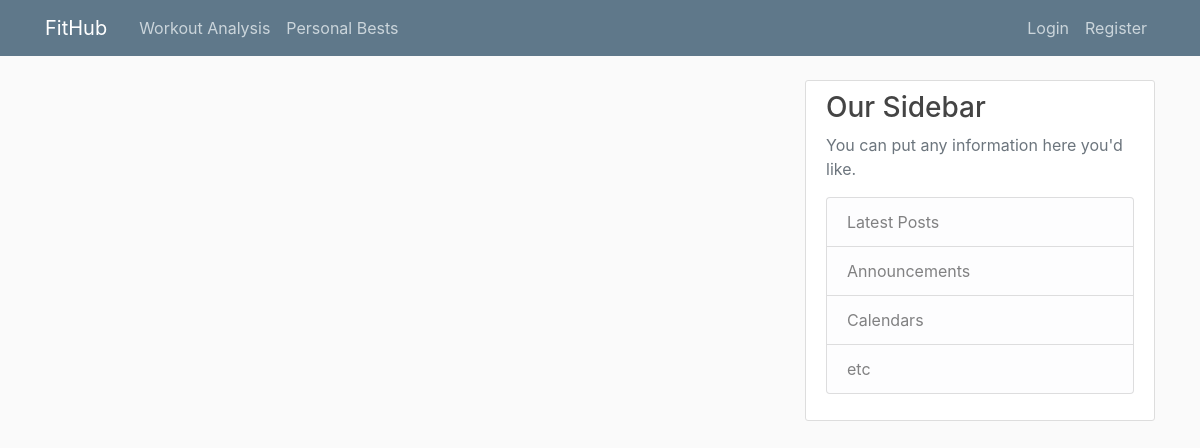
Before: / with the older database file.
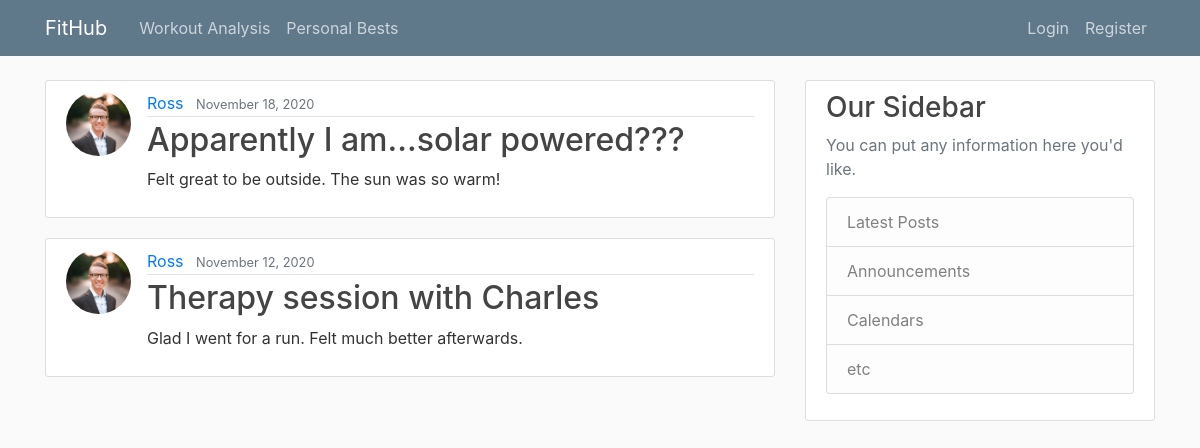
After: the same page with the newer database file.
### blog/models.py (models this page shows, shortened)
class Workout(models.Model):
    date = models.DateTimeField(default=timezone.now)
    start_time = models.DateTimeField(default=timezone.now)
    end_time = models.DateTimeField(default=timezone.now)
    title = models.CharField(max_length=75)
    description = models.TextField()
    class SportChoices(models.TextChoices):
        CYCLING = 'Cycling', _('Cycling')
        HIKING = 'Hiking', _('Hiking')
        LIFTING = 'Lifting Weights', _('Lifting Weights')
        RUNNING = 'Running', _('Running')
        SWIMMING = 'Swimming', _('Swimming')
        WALKING = 'Walking', _('Walking')
        YOGA = 'Yoga', _('Yoga')
    sport = models.CharField(
        max_length=15,
        choices=SportChoices.choices,
        default=SportChoices.RUNNING,
        blank=False
    )
    class TypeChoices(models.TextChoices):
        DISTANCE = 'Distance', _('Distance')
        INTERVAL = 'Interval', _('Interval')
        NONE = 'None', _('None')
        RACE = 'Race', _('Race')
        STRESS = 'Stress Relief', _('Stress Relief')
        TYPE_WORKOUT = 'Workout', _('Workout')
    type = models.CharField(
        max_length=15,
        choices=TypeChoices.choices,
        default=TypeChoices.NONE,
        blank=False
    )
    distance = models.DecimalField(max_digits=5, decimal_places=2)
    class MetChoices(models.TextChoices):
        EASY = 'Easy', _('Easy')
        MODERATE = 'Medium', _('Moderate')
        HARD = 'Hard', _('Hard')
    workout_intensity = models.CharField(
        max_length=10,
        choices=MetChoices.choices,
        default=MetChoices.MODERATE,
        blank=False
    )
    athlete = models.ForeignKey(User, on_delete=models.CASCADE)

### users/models.py (models this page shows, shortened)
class Profile(models.Model):
	user = models.OneToOneField(User, on_delete = models.CASCADE)
	image = models.ImageField(default='default.jpg', upload_to='profile_pics')

### blog/views.py (the view)
# urls.py: path("",PostListView.as_view(), name="blog-overview"), ## .as_view converts in actual view
class PostListView(ListView):
    model = Workout  # What model to query to create list
    template_name = 'blog/overview.html'  # <app>/<model>_<viewtype>.html -> thats where it looks for by default
    context_object_name = 'workouts'  # normally it would look after "object list" by default to loop over so we have to rename it
    ordering = ['-date']  # - goes from newest to oldest; without it goes from oldest to newest
    paginate_by = 5

### blog/templates/blog/overview.html (shortened to what this page needs)
{% extends "blog/base.html" %}
	{% block content %}
	    {% for workout in workouts %}
	    	<article class="media content-section">
	    		<img class="rounded-circle article-img" src="{{workout.athlete.profile.image.url}}">
			  <div class="media-body">
			    <div class="article-metadata">
			      <a class="mr-2" href="{% url 'user-posts' workout.athlete.username %}">{{ workout.athlete }}</a>
			      <small class="text-muted">{{ workout.date | date:"F d, Y" }}</small>
			    </div>
			    <h2><a class="article-title" href="{% url 'workout-detail' workout.id%}">{{ workout.title }}</a></h2>
			    <p class="article-content">{{ workout.description }}</p>
			  </div>
			</article>
	    {% endfor %}
{% endblock content %}

### blog/templates/blog/base.html (shortened to what this page needs)
{%load static%}
<!DOCTYPE html>
<html>
<head>
    <link rel="stylesheet" href="https://maxcdn.bootstrapcdn.com/bootstrap/4.0.0/css/bootstrap.min.css">
    <link rel="stylesheet" type="text/css" href="{% static 'blog/main.css' %}">
</head>
<body>
	<header class="site-header">
	  <nav class="navbar navbar-expand-md navbar-dark bg-steel fixed-top">
	    <div class="container">
	      <a class="navbar-brand mr-4" href="{% url 'blog-overview' %}">FitHub</a>
	      <div class="collapse navbar-collapse" id="navbarToggle">
	        <div class="navbar-nav mr-auto">
	          <a class="nav-item nav-link" href="{% url 'blog-analysis' %}">Workout Analysis</a>
	          <a class="nav-item nav-link" href="{% url 'blog-bests' %}">Personal Bests</a>
	        </div>
	        <div class="navbar-nav">
	        	{% if user.is_authenticated %}
	        		<a class="nav-item nav-link" href="{%url 'post-create'%}">Add Workout</a>
	        		<a class="nav-item nav-link" href="{%url 'profile'%}">Profile</a>
	        		<a class="nav-item nav-link" href="{%url 'logout'%}">Logout</a>
	        	{%else%}
		        	<a class="nav-item nav-link" href="{%url 'login'%}">Login</a>
		       		<a class="nav-item nav-link" href="{%url 'register'%}">Register</a>
	          {%endif%}
	        </div>
	      </div>
	    </div>
	  </nav>
	</header>
	<main role="main" class="container">
	  <div class="row">
	    <div class="col-md-8">
	      {% block content %}{% endblock %}
	    </div>
	    <div class="col-md-4">
	      <div class="content-section">
	        <h3>Our Sidebar</h3>
	        <p class='text-muted'>You can put any information here you'd like.
	          <ul class="list-group">
	            <li class="list-group-item list-group-item-light">Latest Posts</li>
	            <li class="list-group-item list-group-item-light">Announcements</li>
	            <li class="list-group-item list-group-item-light">Calendars</li>
	            <li class="list-group-item list-group-item-light">etc</li>
	          </ul>
	        </p>
	      </div>
	    </div>
	  </div>
	</main>
</body>
</html>

### blog/static/blog/main.css (style rules this page uses)
body { background: #fafafa; color: #333333; margin-top: 5rem; }
h1, h2, h3, h4, h5, h6 { color: #444444; }
ul { margin: 0; }
.bg-steel { background-color: #5f788a; }
.site-header .navbar-nav .nav-link { color: #cbd5db; }
.content-section { background: #ffffff; padding: 10px 20px; border: 1px solid #dddddd; border-radius: 3px; margin-bottom: 20px; }
.article-title { color: #444444; }
.article-content { white-space: pre-line; }
.article-img { height: 65px; width: 65px; margin-right: 16px; }
.article-metadata { padding-bottom: 1px; margin-bottom: 4px; border-bottom: 1px solid #e3e3e3 }

Changed rows visible on the page:
added Workout: athlete.profile.image (picture), athlete "Ross", date "November 18, 2020", title "Apparently I am...solar powered???", description "Felt great to be outside. The sun was so warm!"
added Workout: athlete.profile.image (picture), athlete "Ross", date "November 12, 2020", title "Therapy session with Charles", description "Glad I went for a run. Felt much better afterwards."
